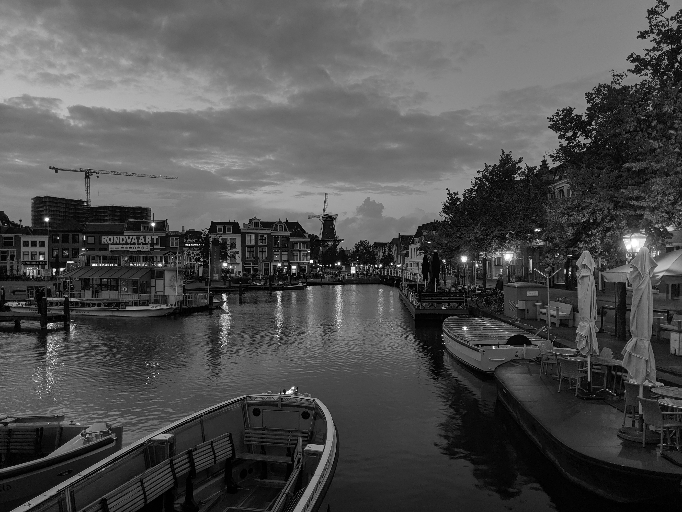
#> input picture my_2nd_image.png, 682 x 512 px
$ python 6.OpenCV_noise_removal.py
#> lines starting #> are read from the running program, lines starting #| are printed output that depends on the picture
import numpy as np
import cv2
print("Imports are Done!")

image = cv2.imread("my_2nd_image.png", cv2.IMREAD_GRAYSCALE)
#> image is the input picture: shape (512, 682); min 0, max 255, mean 78.1

# average the pixels
kernel = np.ones((5, 5), np.float32)/(5**2)
smoothed = cv2.filter2D(image, -1, kernel)

# Gaussian blur
blur = cv2.GaussianBlur(image, (5,5), 0)

# Median Blur
median = cv2.medianBlur(image, 5)

# bilateral filter
bilateral = cv2.bilateralFilter(image, 5, 75, 75)

font = cv2.FONT_HERSHEY_SIMPLEX

#cv2.putText(image, 'image', (20,50), font, 2, (0, 245, 256), 2, cv2.LINE_AA)
#cv2.imshow('image', image)
cv2.putText(smoothed, 'smoothed', (20,50), font, 2, (0, 245, 256), 2, cv2.LINE_AA)
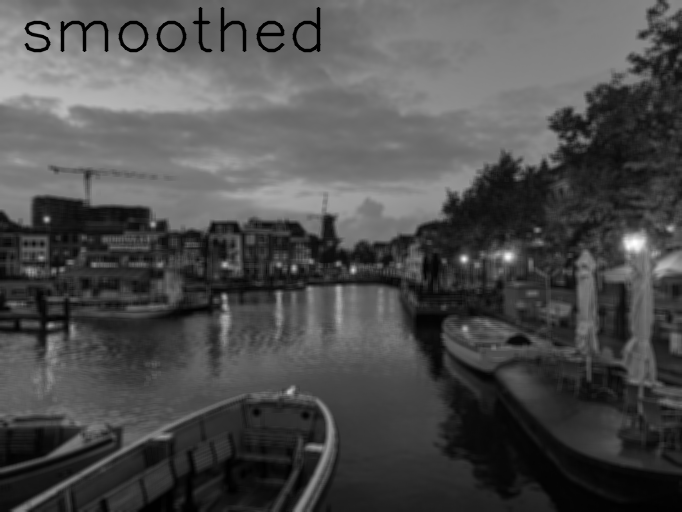
#> smoothed: shape (512, 682); min 0, max 255, mean 77.3
cv2.imshow('smoothed', smoothed)
cv2.putText(blur, 'blur', (20,50), font, 2, (0, 245, 256), 2, cv2.LINE_AA)
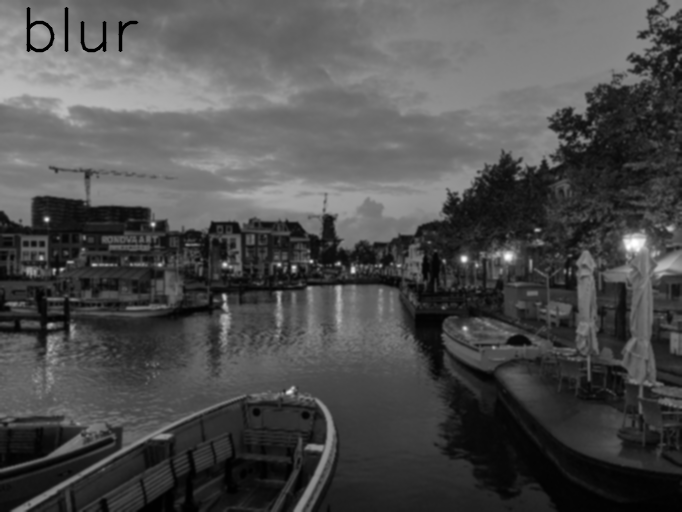
#> blur: shape (512, 682); min 0, max 255, mean 77.7
cv2.imshow('blur', blur)
cv2.putText(median, 'median', (20,50), font, 2, (0, 245, 256), 2, cv2.LINE_AA)
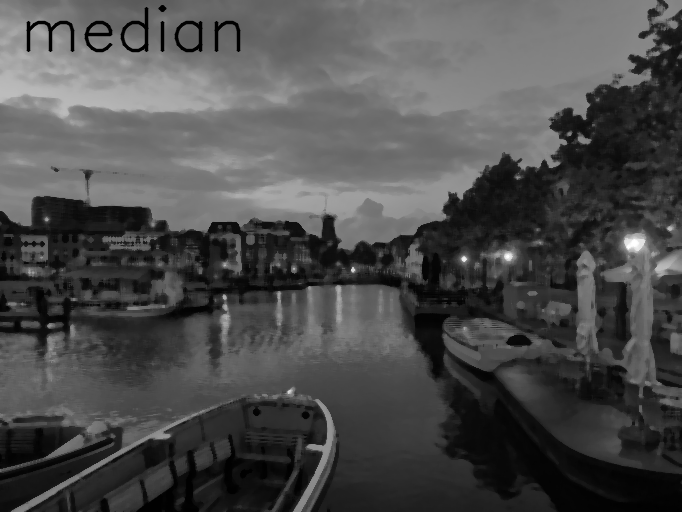
#> median: shape (512, 682); min 0, max 255, mean 76.5
cv2.imshow('median', median)
cv2.putText(bilateral, 'bilateral', (20,50), font, 2, (0, 245, 256), 2, cv2.LINE_AA)
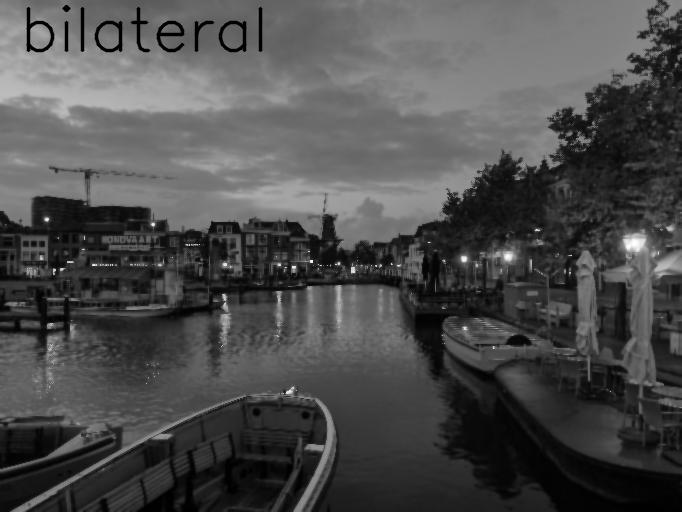
#> bilateral: shape (512, 682); min 0, max 255, mean 76.8
cv2.imshow('bilateral', bilateral)

cv2.waitKey(0)
cv2.destroyAllWindows()

# Combining in one collage:
horiz_conc1 = np.concatenate((smoothed, blur), axis=1)
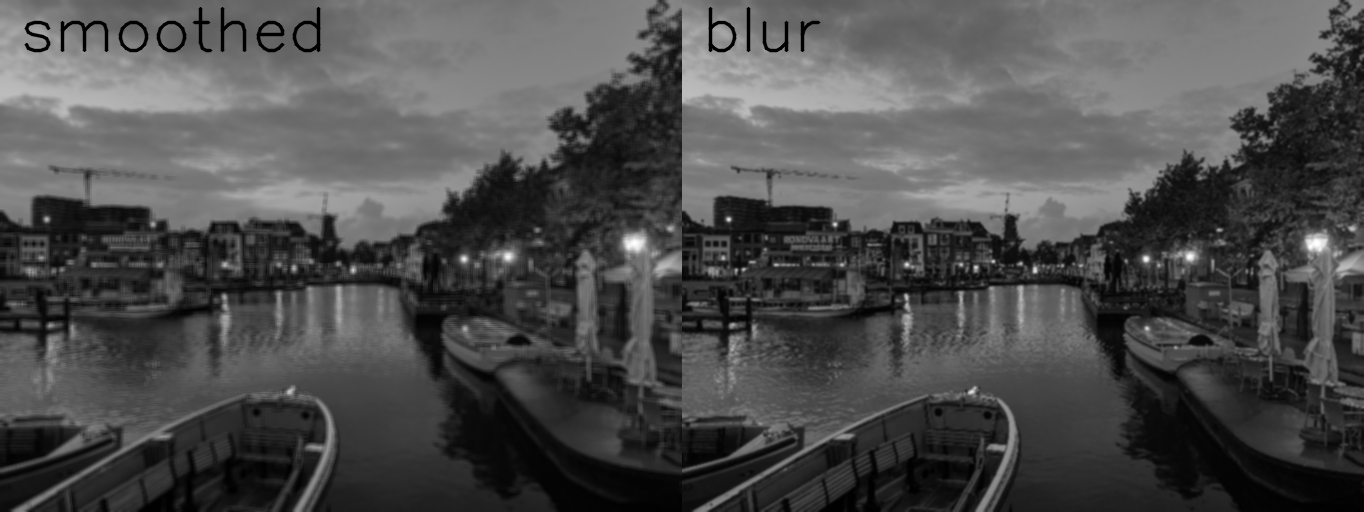
#> horiz_conc1: shape (512, 1364); min 0, max 255, mean 77.5
horiz_conc2 = np.concatenate((median, bilateral), axis=1)
horiz_conc = np.concatenate((horiz_conc1, horiz_conc2), axis=0)
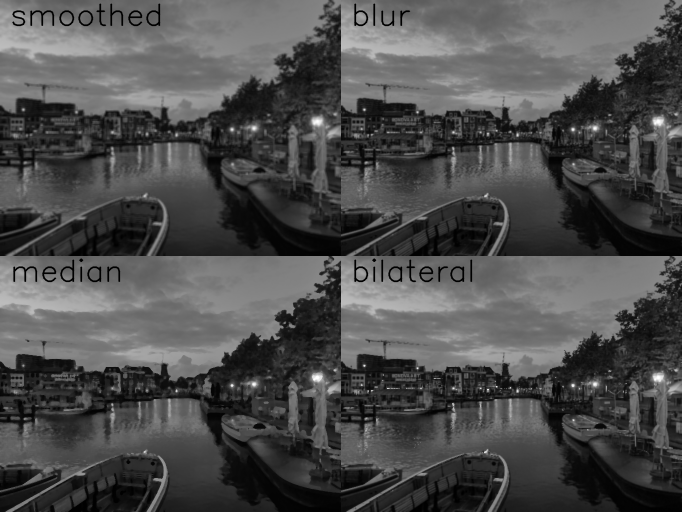
#> horiz_conc: shape (1024, 1364) (shown at 1/2 size); min 0, max 255, mean 77.1

# Optional - resizing an image by preserving its aspect ratio
# percentage by which we resize our image (based on the hight)
final_height = 512 # pixels
height_ratio = final_height / horiz_conc.shape[0]
#> height_ratio = 0.5
#calculate the ratio of original dimensions
height = int(horiz_conc.shape[0] * height_ratio)
#> height = 512
width = int(horiz_conc.shape[1] * height_ratio)
#> width = 682
# desired size
dsize = (width, height)
#> dsize = (682, 512)
# resizing our image
im_res = cv2.resize(horiz_conc, dsize)
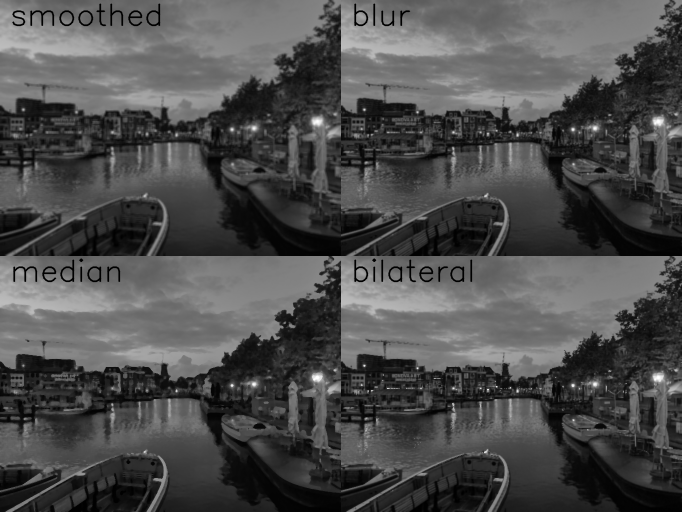
#> im_res: shape (512, 682); min 0, max 255, mean 77.2

cv2.imwrite('Leiden_horiz_conc.png', im_res)
